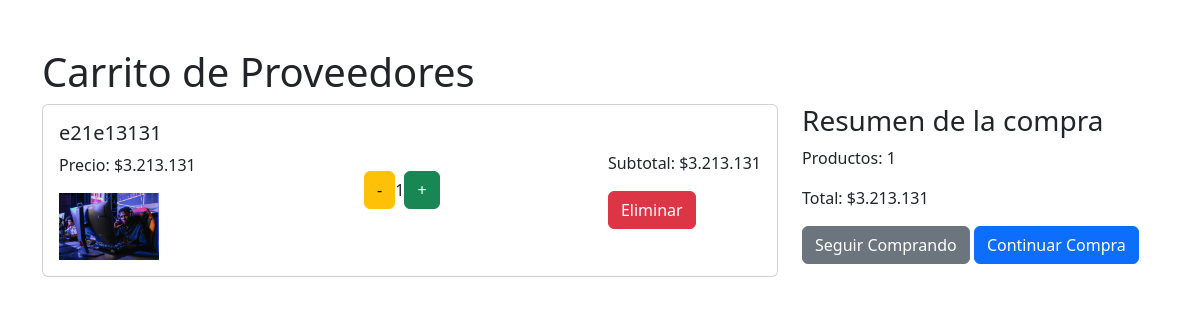
The page /proveedor_carrito/ (signed in) on the database as committed earlier.
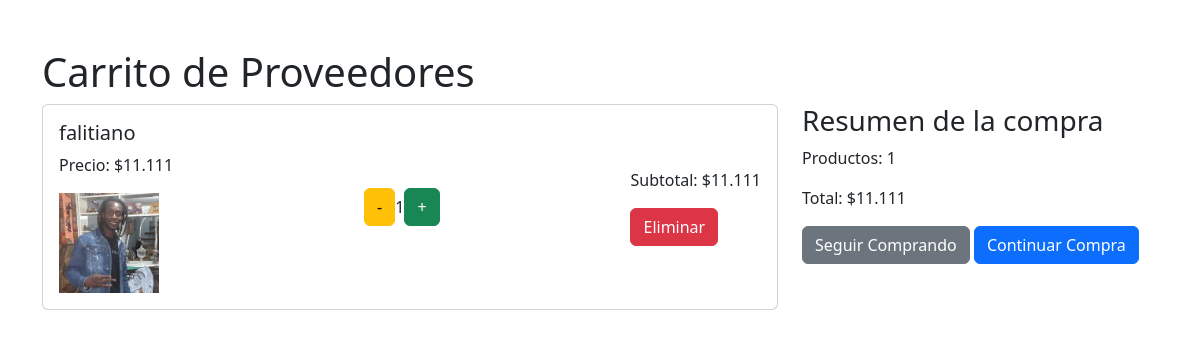
The same page on the database as committed later.
### menu/models.py (models this page shows, shortened)
class ProveedorCarritoItem(models.Model):
    carrito = models.ForeignKey(ProveedorCarrito, on_delete=models.CASCADE)
    producto = models.ForeignKey(ProductosProveedor, on_delete=models.CASCADE)
    cantidad = models.IntegerField(default=1)
    cantidad_llegada=  models.IntegerField(default=0)
    agregado_en = models.DateTimeField(default=timezone.now)
    aceptado = models.BooleanField(default=False)

class ProductosProveedor(models.Model):
    proveedor = models.ForeignKey(Proveedor, on_delete=models.CASCADE, related_name='productos')
    nombre_producto = models.CharField(max_length=100, verbose_name='Nombre del Producto')
    foto_producto = models.ImageField(upload_to='productos_proveedor/', verbose_name='Foto del Producto')
    precio_costo = models.DecimalField(max_digits=10, decimal_places=2, verbose_name='Precio de Costo')

### menu/views.py (the view)
# urls.py: path('proveedor_carrito/', views.proveedor_carrito, name='proveedor_carrito'),
@login_required
def proveedor_carrito(request):
    carrito, created = ProveedorCarrito.objects.get_or_create(usuario=request.user)
    items = ProveedorCarritoItem.objects.filter(carrito=carrito)
    total = sum(item.producto.precio_costo * item.cantidad for item in items)
    return render(request, 'proveedor_carrito.html', {'carrito': carrito, 'items': items, 'total': total})

### menu/context_processors.py (called while the page is built)
def carrito_items_count(request):
    if request.user.is_authenticated:
        try:
            carrito = Carrito.objects.get(usuario=request.user)
            count = CarritoItem.objects.filter(carrito=carrito).count()
        except Carrito.DoesNotExist:
            count = 0
    else:
        count = 0
    return {
        'carrito_items_count': count
    }

### menu/templatetags/custom_filters.py (called while the page is built)
@register.filter(name='format_price')
def format_price(value):
    return "${:,.0f}".format(value).replace(',', '.')

@register.filter
def multiply(value, arg):
    return value * arg

### menu/templates/proveedor_carrito.html (shortened to what this page needs)
{% load custom_filters %}
<!DOCTYPE html>
<html lang="en">
<head>
    <link href="https://cdn.jsdelivr.net/npm/bootstrap@5.3.3/dist/css/bootstrap.min.css" rel="stylesheet">
</head>
<body>
    <div class="container mt-5">
        <h1>Carrito de Proveedores</h1>
        <div class="row">
            <div class="col-md-8">
                {% for item in items %}
                <div class="card mb-3">
                    <div class="card-body cart-item">
                        <div>
                            <h5>{{ item.producto.nombre_producto }}</h5>
                            <p>Precio: {{ item.producto.precio_costo|format_price }}</p>
                            <img src="{{ item.producto.foto_producto.url }}" alt="{{ item.producto.nombre_producto }}">
                        </div>
                        <div class="quantity-controls">
                            <a href="{% url 'disminuir_cantidad' item.id %}" class="btn btn-warning">-</a>
                            <span>{{ item.cantidad }}</span>
                            <a href="{% url 'aumentar_cantidad' item.id %}" class="btn btn-success">+</a>
                        </div>
                        <div>
                            <p>Subtotal: {{ item.cantidad|multiply:item.producto.precio_costo|format_price }}</p>
                            <a href="{% url 'eliminar_del_proveedor_carrito' item.id %}" class="btn btn-danger">Eliminar</a>
                        </div>
                    </div>
                </div>
                {% endfor %}
            </div>
            <div class="col-md-4">
                <h3>Resumen de la compra</h3>
                <p>Productos: {{ items|length }}</p>
                <p>Total: {{ total|format_price }}</p>
                <a href="{% url 'proveedor_list' %}" class="btn btn-secondary">Seguir Comprando</a>
                <a href="{% url 'resumen_compra' %}" class="btn btn-primary">Continuar Compra</a>
            </div>
        </div>
    </div>
</body>
</html>

### menu/templates/proveedor_carrito.html (style rules this page uses)
.cart-item { display: flex; align-items: center; justify-content: space-between; }
.cart-item img { max-width: 100px; }
.quantity-controls { display: flex; align-items: center; }

Rows that differ between the two databases and show on the page:
removed ProveedorCarritoItem: producto.nombre_producto "e21e13131", producto.precio_costo "$3.213.131", producto.foto_producto (picture), cantidad "1", cantidad|multiply "$3.213.131"
added ProveedorCarritoItem: producto.nombre_producto "falitiano", producto.precio_costo "$11.111", producto.foto_producto (picture), cantidad "1", cantidad|multiply "$11.111"
Other text that changed with them:
{{ total|format_price }}: "$3.213.131" → "$11.111"
